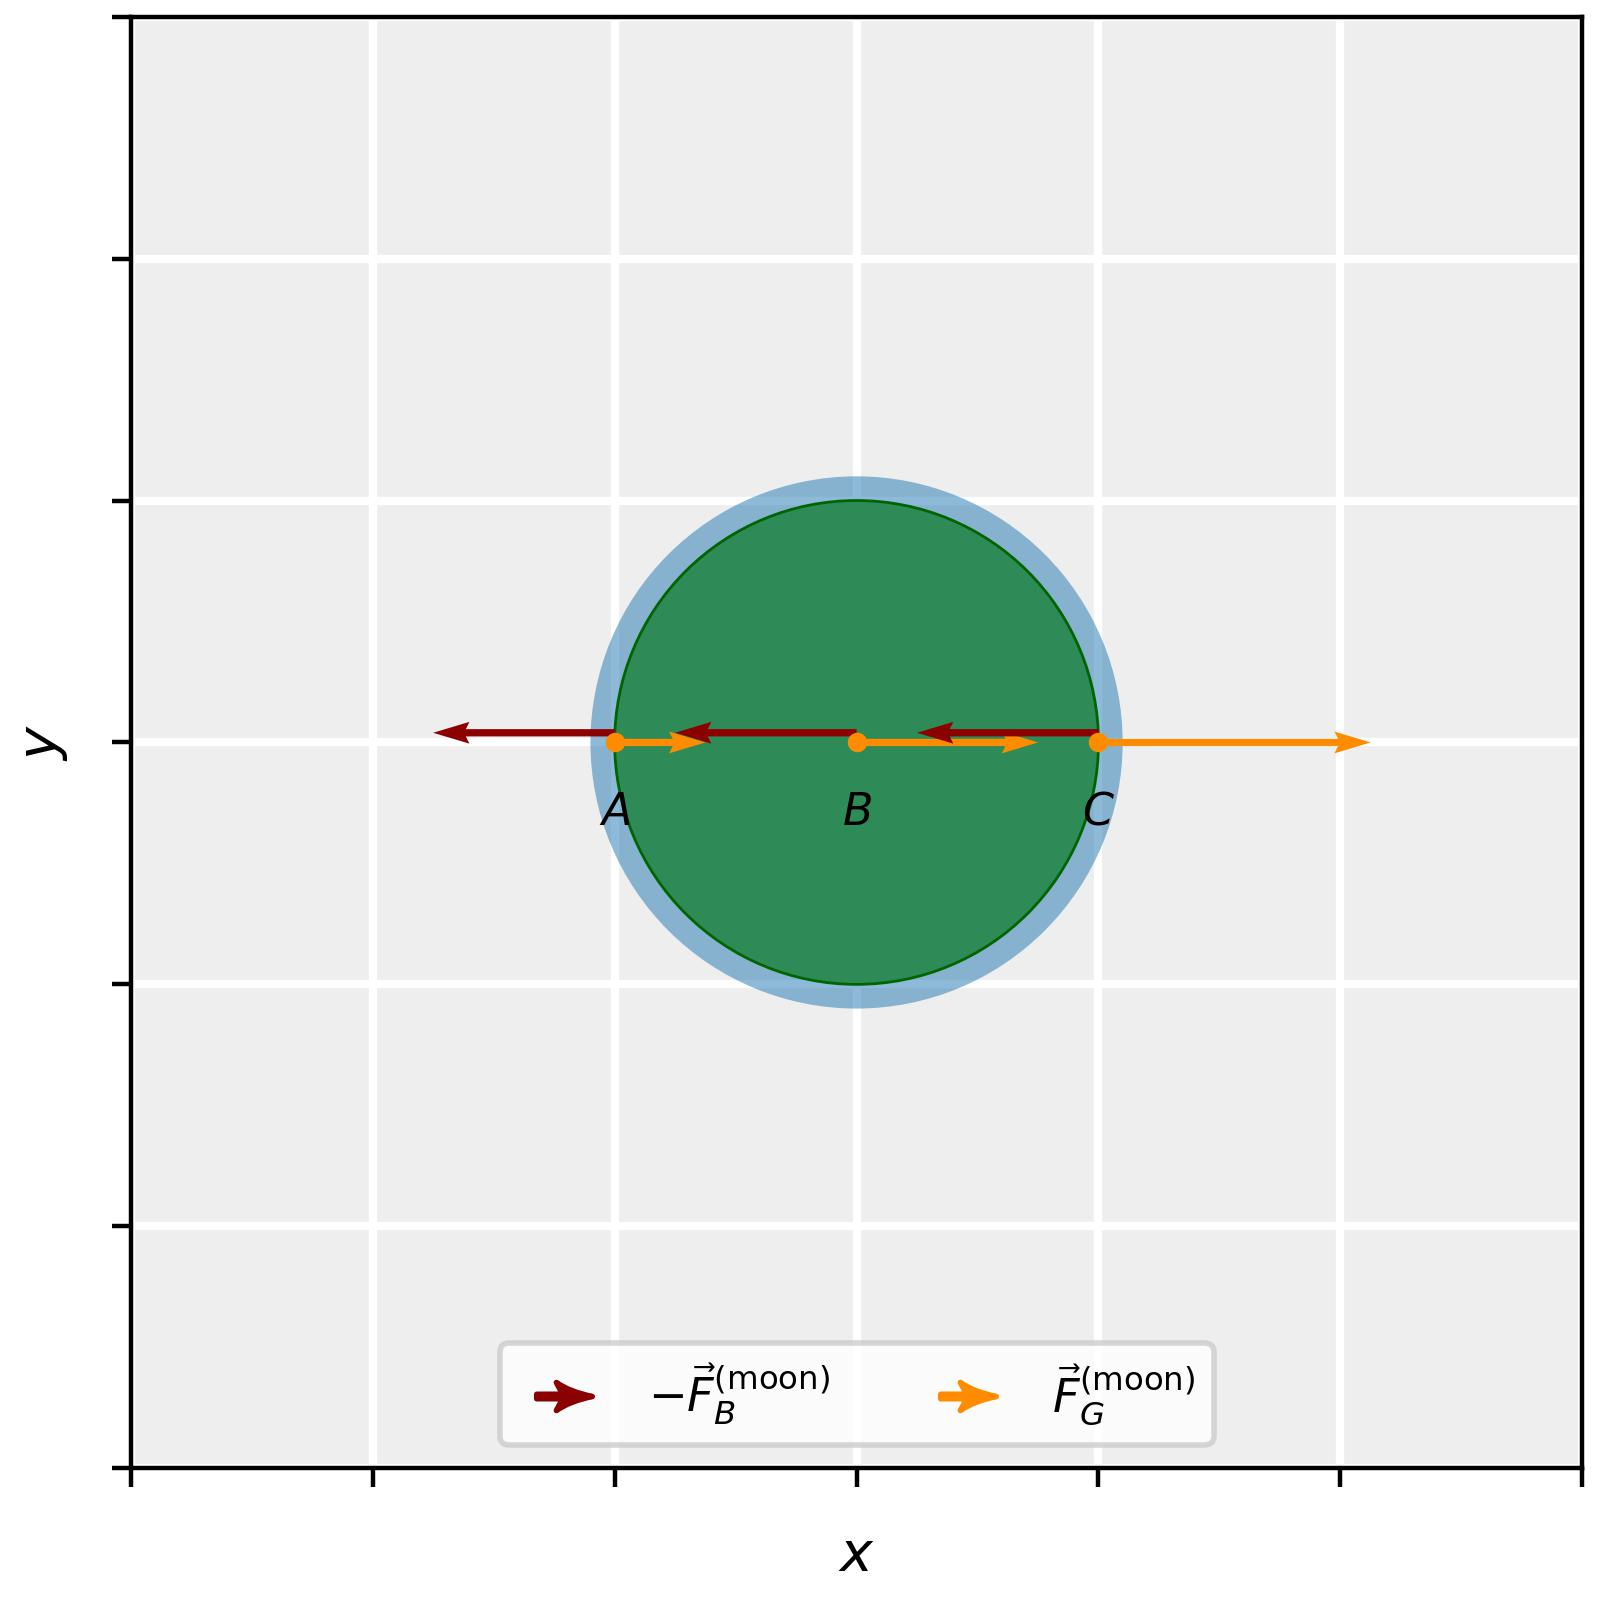

Source code (Python):
import sys
from matplotlib import colors, pyplot as plt
import numpy as np


sys.path.append("/Users/timdewild/Library/CloudStorage/GoogleDrive-t.w.j.de.wild@rug.nl/Mijn Drive/Digital Demos/AnimationClass/src/")

from matnimation.artist.static.static_circle import StaticCircle
from matnimation.canvas.single_canvas import SingleCanvas
from matnimation.artist.static.static_text import StaticText
from matnimation.artist.static.static_polygon import StaticPolygon
from matnimation.artist.static.static_scatter import StaticScatter
from matnimation.artist.static.static_quiver import StaticQuiver
from matnimation.tides_forces.tides import Tides




#--- Global constants ---#
radius_earth = 1
ocean_scaling = 1.1
distance_earth_moon = 5

#--- Tidal force due to moon on earth ---#
dth = np.pi/16
theta_vectors = np.arange(0,2*np.pi+dth, dth)

tides = Tides(
    radius_earth = radius_earth,
    ocean_scaling = ocean_scaling,
    distance_earth_moon = distance_earth_moon
)
tides.generate_tidal_bulges()

x_vectors = radius_earth * np.cos(theta_vectors)
y_vectors = radius_earth * np.sin(theta_vectors)

F_tidal_moon_x, F_tidal_moon_y = tides.tidal_force_moon(theta_vectors, tides.t[0], scale = 1)

#--- Tidal bulges due to moon on earth ---#
x_bulge_moon, y_bulge_moon = tides.generate_tidal_bulges(body = 'moon')



#--- Define Canvas ---#

canvas = SingleCanvas(
    (4,4),
    400,
    [],
    [-3, 3, -3, 3],      #[-3, 3, -3, 3] [-2, 6, -4, 4]
    ['$x$','$y$']
)

canvas.set_axis_properties(
    aspect = 'equal', 
    xticklabels = [], 
    yticklabels = [],
    # title = "Frame: Earth Center of Mass"
    )

#--- Define earth and ocean ---#

earth = StaticCircle(
    name = 'Earth (equator slice)', 
    radius = radius_earth,
    xy_center = (0., 0.)
)

earth.set_styling_properties(
    facecolor = 'seagreen',
    edgecolor = 'darkgreen',
    linewidth = 0.5,
    zorder = 3
    )

canvas.add_artist(earth)

ocean = StaticCircle(
    name = 'Ocean', 
    radius = ocean_scaling * radius_earth,
    xy_center = (0., 0.)
)

# ocean = StaticPolygon(
#     'ocean',
#     x_data = x_bulge_moon[:,0],
#     y_data = y_bulge_moon[:,0]
# )

ocean.set_styling_properties(
    facecolor = colors.to_rgba('tab:blue', 0.5), 
    zorder = 2
)

canvas.add_artist(ocean)

# ocean_no_tides = StaticCircle(
#     'ocean no tides',
#     radius = ocean_scaling * radius_earth,
#     xy_center = (0,0)
# )

# ocean_no_tides.set_styling_properties(
#     linewidth = 0.5,
#     linestyle = 'dotted',
#     edgecolor = 'k',
#     facecolor = 'None'
# )

# canvas.add_artist(ocean_no_tides)

#--- ABC forces on earth due to moon ---#
scale = 1.333

y_offset = 0.04

x_vec = np.array([-1, 0, 1])
y_vec = np.array([0, 0, 0])

force_moon_x_vec = np.array([0.5, 1, 1.5])
force_moon_y_vec = np.zeros_like(y_vec)

tidal_force_x_vec = force_moon_x_vec - np.ones_like(force_moon_x_vec)
tidal_force_y_vec = force_moon_y_vec

force_com_x = force_moon_x_vec[1] * np.ones_like(force_moon_x_vec)
force_com_y = force_moon_y_vec[1] * np.ones_like(force_moon_y_vec)

#--- Gravitational force due to moon on ABC ---#

force_moon = StaticQuiver(
    name = '$\\vec{F}_G^\\mathrm{(moon)}$',
    x_data = x_vec,
    y_data = y_vec,
    Fx_data = force_moon_x_vec,
    Fy_data = force_moon_y_vec, 
    scale = scale,
    scale_units = 'xy',
    width = 0.005, 
    color = 'darkorange'
)

canvas.add_artist(force_moon, in_legend=True)

force_moon.set_styling_properties(
    zorder = 4
)

#--- Subtract gravitational force at B (center of mass) ---#

force_com_sub = StaticQuiver(
    name = '$-\\vec{F}_B^\\mathrm{(moon)}$',
    x_data = x_vec,
    y_data = y_vec + y_offset,
    Fx_data = -force_com_x,
    Fy_data = -force_com_y, 
    scale = scale,
    scale_units = 'xy',
    width = 0.005, 
    color = 'darkred'
)

canvas.add_artist(force_com_sub, in_legend = True)

force_com_sub.set_styling_properties(
    zorder = 4
)

#--- Tidal force at ABC ---#

# tidal_force_moon_ABC = StaticQuiver(
#     name = "$\\vec{F}_\\mathrm{tid}^\\mathrm{(moon)}$",
#     x_data = x_vec,
#     y_data = y_vec,
#     Fx_data = tidal_force_x_vec,
#     Fy_data = tidal_force_y_vec, 
#     scale = 1.333,
#     scale_units = 'xy',
#     width = 0.005, 
#     color = 'darkorange'
# )

# canvas.add_artist(tidal_force_moon_ABC, in_legend = True)

# tidal_force_moon_ABC.set_styling_properties(
#     zorder = 4
# )

#--- ABC points to introduce tidal field

points_ABC = StaticScatter(
    name='ABC',
    x_data = x_vec,
    y_data = y_vec,

)

points_ABC.set_styling_properties(
    color = 'darkorange',
    markersize = 5,
    zorder = 4
)

canvas.add_artist(points_ABC)

for i, label_name in enumerate(['$A$','$B$','$C$']):
    label = StaticText(name = label_name, xy_center = (x_vec[i],y_vec[i]-0.2))

    label.set_styling_properties(
        horizontalalignment = 'center',
        verticalalignment = 'top',
        zorder = 4, 
        fontsize = 8,
        color = 'k'
    )

    canvas.add_artist(label)

#--- Tidal force at points around equator ---#

# tidal_forces_scatter = StaticScatter(
#     'tidal forces scatter',
#     x_data = x_vectors,
#     y_data = y_vectors
# )

# tidal_forces_scatter.set_styling_properties(
#     zorder = 4,
#     markersize = 2, #5
#     color  = 'darkblue'
# )

# canvas.add_artist(tidal_forces_scatter)

# tidal_forces_moon = StaticQuiver(
#     name = "$\\vec{F}_\\mathrm{tid}^\\mathrm{(moon)}$",
#     x_data = x_vectors,
#     y_data = y_vectors,
#     Fx_data = F_tidal_moon_x,
#     Fy_data = F_tidal_moon_y,
#     scale = 20,
#     scale_units = 'xy', 
#     color = 'darkblue',
#     width = 0.003 #0.005
# )

# canvas.add_artist(tidal_forces_moon, in_legend = True)

# tidal_forces_moon.set_styling_properties(
#     zorder = 4
# )

#--- Moon and its orbit ---#

moon_orbit = StaticCircle(
    name = 'Moon orbit',
    radius = distance_earth_moon,
    xy_center = (0,0),
) 

moon_orbit.set_styling_properties(
    edgecolor = 'darkgrey',
    facecolor = 'None',
    linewidth = 0.75
)

moon = StaticCircle(
    name = 'Moon',
    radius = 0.35,
    xy_center = (distance_earth_moon,0)
)

moon.set_styling_properties(
    edgecolor = 'darkgrey',
    facecolor = 'lightgrey'
)

#canvas.add_artist(moon_orbit, in_legend = False)
canvas.add_artist(moon)

canvas.construct_legend(ncols = 3, loc = 'lower center', fontsize = 'small')

canvas.save_canvas('stem_animation/scene2/scene2_3.jpg')
